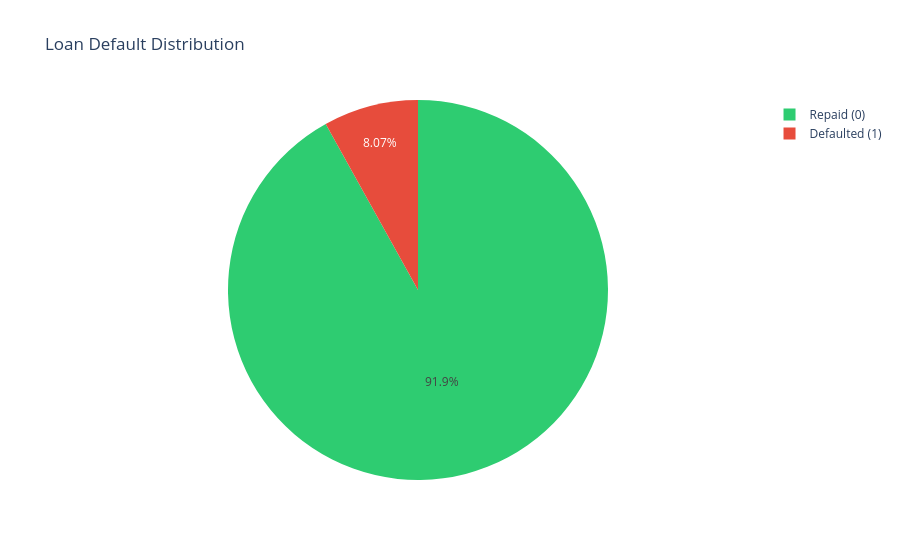

Notebook code cell kept with this figure:
### Code cell
# Visualize
fig = px.pie(
    values=target_counts.values,
    names=['Repaid (0)', 'Defaulted (1)'],
    title='Loan Default Distribution',
    color_discrete_sequence=['#2ecc71', '#e74c3c']
)
fig.show()

### Figure 1 — Plotly figure (JSON) as saved in the notebook; plotly's stock layout.template omitted (floating-point values rounded to 4 significant figures)
{"data": [{"domain": {"x": [0, 1], "y": [0, 1]}, "hovertemplate": "label=%{label}<br>value=%{value}<extra></extra>", "labels": ["Repaid (0)", "Defaulted (1)"], "legendgroup": "", "name": "", "showlegend": true, "type": "pie", "values": [282686, 24825]}], "layout": {"legend": {"tracegroupgap": 0}, "piecolorway": ["#2ecc71", "#e74c3c"], "title": {"text": "Loan Default Distribution"}}}
